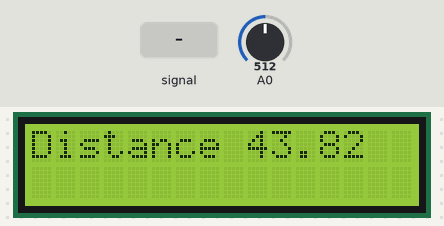
The sketch below on a simulated Arduino Uno, built with avr-gcc and run on an emulated ATmega328P. Parts: 16×2 character LCD. The test bench sets the inputs (shaded band); at power-on: A0 = 512. What the sketch prints to the serial monitor is not drawn.

Above: at 1.2 s.
1.3 s: A0 set to 0
At 2.7 s:
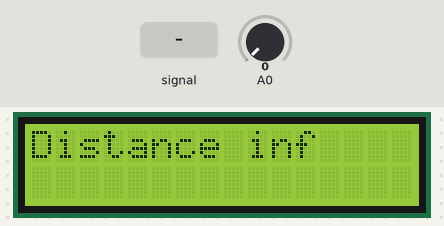
3.7 s: A0 set to 18
At 5.6 s:
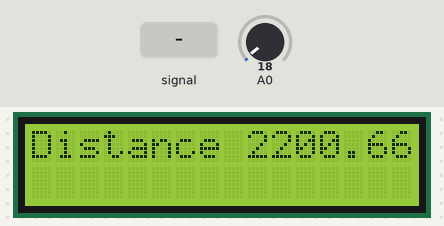
6.1 s: A0 set to 122
At 7.7 s:
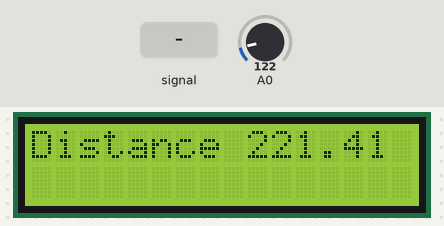
8.5 s: A0 fed a 200 Hz sine of ±81 counts around its level
At 11.8 s:
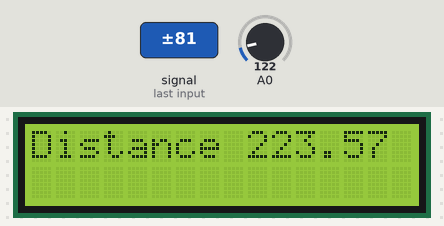
Timing chart, 0 to 12.5 s (numbered marks = the images above; inputs shaded):
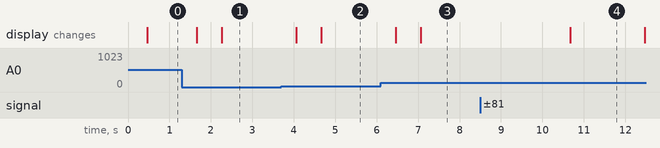

The sketch:

Lab04.ino
```cpp
/* AUTHORS: A. LOGAN BARBER; IAN NAIL
 * FILE NAME: Lab04.ino
 * LAST UPDATED: 25 February 2022
 *
 * PURPOSE: THIS IS THE MAIN FILE FOR TAKING AN ANOLOG INPUT FROM A IR DISTANCE SENSOR AND DISPLAYING THE DISTANCE ON THE LCD.
 * The sensor is an SHARP 2Y0A02 F 18
 * Measuring distance: 20 to 150 cm
 * Matlab code for the measurements of IRsensor
 * IRsensor = [1/796 1/768 1/645 1/552 1/492 1/444 1/390 1/357 1/310 1/265 1/247 1/227 1/201 1/193 1/182];
 * distance = [20 25 30 35 40 46 52 59 67 77 91 102 112 130 142];
 *
 */
// INCLUDE LIBRARIES
#include <LiquidCrystal_I2C.h>
#include <stdio.h>
#include <math.h>
#define TRUE 0x01
#define FALSE 0x00


// Global Variables
float value_ADC0 = 0;
float Distance_ADC0 = 0;
uint32_t low = 0;
uint32_t high = 0;

// DEFINE MACROS FOR LCD SERIAL
#define ADDRESS 0x27
#define LCDCOLS 16
#define LCDROWS 2
// CREATE LiquidCrystal OBJECT
LiquidCrystal_I2C lcd(ADDRESS, LCDCOLS, LCDROWS);

void setup() {

// Setup ATD:
// We used external AVREF as ADC reference with 3.3V wired to the pin, 10 bit reading, Set MUX 4-0 as 0 for ADC pin 0
	ADMUX = 0b00000000;
// Enable ADC
// Don't start conversions yet
// DOn't autrigger, clear flag, Dont enable interrupt
// Prescalers are 000 for divide by 2 prescale
	ADCSRA = 0b10010000;
	ADCSRB = 0b00000000; // for ADC0
// Begin serial and confirmation message
	Serial.begin(9600); // init serial
	Serial.println("Serial Connected");

    // INITIALIZE THE LCD SCREEN
  lcd.begin();
  // turn on the backlight
  lcd.backlight();
}

void loop() {
 value_ADC0 = average_Distance(); // Gets the average value from 15000 samples
 Distance_ADC0 = 73116*pow(value_ADC0,-1.213) + 6; // equation calculated in excel

 //Distance_ADC0 = 26632.2/value_ADC0 - 14.3366 + 10;
  lcd.clear();
  lcd.setCursor(0, 0);
  lcd.print("Distance ");
  lcd.print(Distance_ADC0);
  delay(200);
}

/*
 * TYPE: FUNCTION
 * NAME: average_Distance
 * RETURN: uint32_t
 * NUMBER OF PARAMETERS: 0
 * PARAMETER NAMES: void
 * PURPOSE: This function returns the average reading from the IR sensor from 15000 samples
 */
uint32_t average_Distance(){
  uint32_t u32_index;
  uint32_t u32_average_distance = 0;
  for(u32_index = 0; u32_index < 15000; u32_index++) {
    ADCSRA |= 0b01000000; // Start ADC Conversion
    while((ADCSRA & 0b00010000)==0); // Stays in while loop while conversion is happening
    low  = ADCL;
    high = ADCH;
    value_ADC0 = (high << 8) | low;
    u32_average_distance = u32_average_distance + value_ADC0;
  }
  u32_average_distance = u32_average_distance/15000;
return u32_average_distance;
}
```

Measured:
- after the input at 1.3 s, the display: first changes after 0.37 s (image 1 shows a later state)
- after the input at 3.7 s, the display: first changes after 0.36 s (image 2 shows a later state)
- after the input at 6.1 s, the display: first changes after 0.37 s (image 3 shows a later state)
- after the input at 8.5 s, the display: changes after 2.2 s (image 4)
